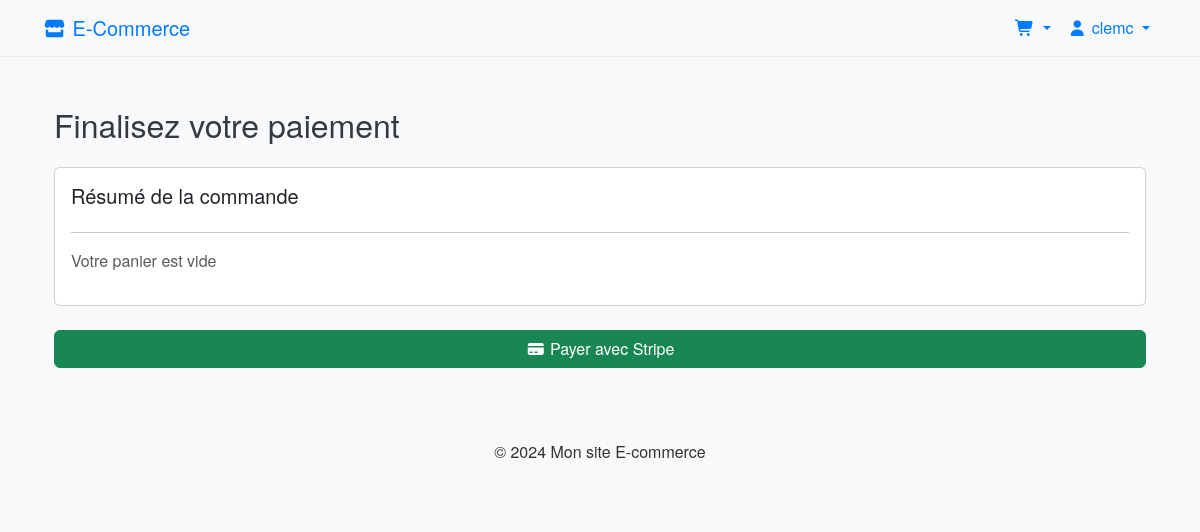
Page /payment/ (signed in) on the earlier database version.
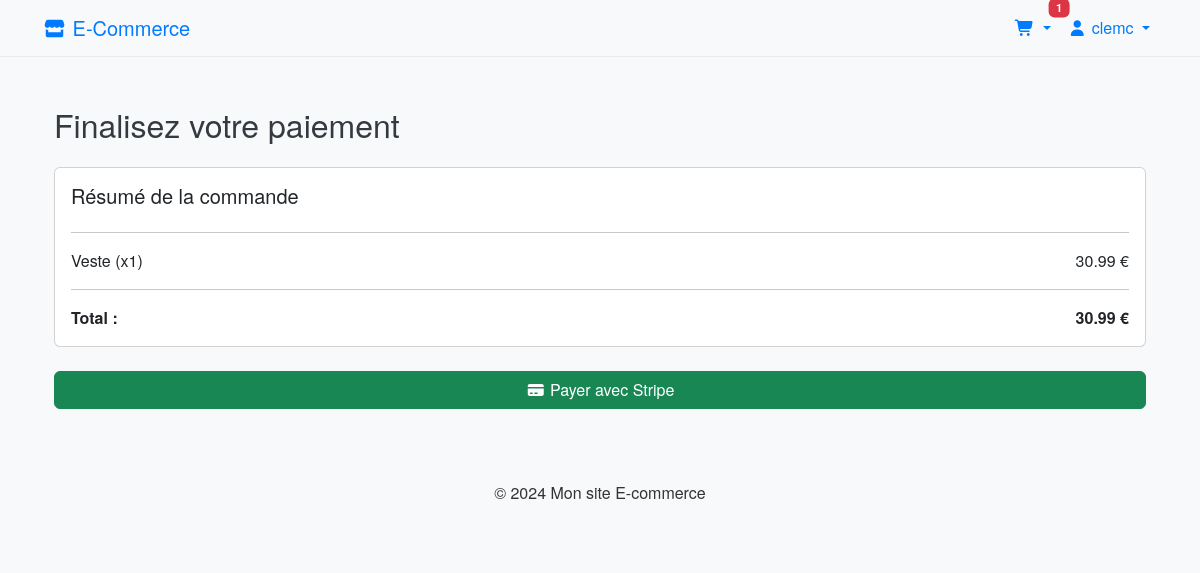
Same page on the later database version.
### shop/models.py (models this page shows, shortened)
class CartItem(models.Model):
    cart = models.ForeignKey(Cart, on_delete=models.CASCADE)
    product = models.ForeignKey(Product, on_delete=models.CASCADE)
    quantity = models.IntegerField(default=1)

class Product(models.Model):
    name = models.CharField(max_length=255)
    slug = models.SlugField(unique=True)
    category = models.ForeignKey('Category', on_delete=models.CASCADE)
    description = models.TextField()
    price = models.DecimalField(max_digits=10, decimal_places=2)
    stock_minimum = models.IntegerField(default=5)  # Seuil minimum de stock
    stock = models.IntegerField()
    available = models.BooleanField(default=True)
    created_at = models.DateTimeField(auto_now_add=True)
    image = models.ImageField(upload_to='products/%Y/%m/%d/', blank=True)

### shop/views.py (the view)
# urls.py: path('payment/', views.payment, name='payment'),  # Ajoute cette ligne pour la vue paiement
@login_required
def payment(request):
    cart = Cart.objects.get(user=request.user)
    cart_items = cart.cartitem_set.all()
    cart_total = sum(item.product.price * item.quantity for item in cart_items)
    return render(request, 'shop/payment.html', {
        'cart_items': cart_items,
        'cart_total': cart_total,
        'STRIPE_PUBLIC_KEY': settings.STRIPE_PUBLIC_KEY
    })

### shop/context_processors.py (called while the page is built)
def cart_data(request):
    if request.user.is_authenticated:
        try:
            cart = Cart.objects.get(user=request.user)
            items = cart.cartitem_set.all()
            total = sum(item.product.price * item.quantity for item in items)
            count = sum(item.quantity for item in items)
        except Cart.DoesNotExist:
            items = []
            total = 0
            count = 0
    else:
        items = []
        total = 0
        count = 0
    return {
        'cart_items_nav': items,
        'cart_total': total,
        'cart_count': count,
    }

### templates/shop/payment.html (shortened to what this page needs)
{% extends 'base.html' %}
{% block content %}
<div class="container mt-5">
    <h2 class="mb-4">Finalisez votre paiement</h2>
    <div class="card p-3 mb-4">
        <h5>Résumé de la commande</h5>
        <hr>
        {% if cart_items %}
            {% for item in cart_items %}
                <div class="d-flex justify-content-between">
                    <span>{{ item.product.name }} (x{{ item.quantity }})</span>
                    <span>{{ item.product.price|floatformat:2 }} €</span>
                </div>
            {% endfor %}
            <hr>
            <div class="d-flex justify-content-between">
                <strong>Total :</strong>
                <strong>{{ cart_total }} €</strong>
            </div>
        {% else %}
            <p class="text-muted">Votre panier est vide</p>
        {% endif %}
    </div>
    <button id="checkout-button" class="btn btn-success w-100">
        <i class="fas fa-credit-card"></i> Payer avec Stripe
    </button>
</div>
{% endblock %}

### templates/base.html (shortened to what this page needs)
{% load static %}
<!DOCTYPE html>
<html lang="fr">
<head>
    <link href="https://cdn.jsdelivr.net/npm/bootstrap@5.3.3/dist/css/bootstrap.min.css" rel="stylesheet">
    <link href="https://cdnjs.cloudflare.com/ajax/libs/font-awesome/7.0.1/css/all.min.css" rel="stylesheet">
    <link rel="stylesheet" href="{% static 'shop/css/style.css' %}">
</head>
<body>
<nav class="navbar navbar-expand-lg navbar-light bg-light">
    <div class="container">
        <a class="navbar-brand" href="{% url 'product_list' %}">
            <i class="fas fa-store"></i> E-Commerce
        </a>
        <div class="collapse navbar-collapse" id="navbarNav">
            <ul class="navbar-nav ms-auto">
                {% if user.is_authenticated %}
                    <li class="nav-item dropdown">
                        <a class="nav-link dropdown-toggle position-relative" href="#" data-bs-toggle="dropdown">
                            <i class="fas fa-shopping-cart"></i>
                            {% if cart_count > 0 %}
                               <span class="badge bg-danger position-absolute top-0 start-100 translate-middle cart-count">
                                    {{ cart_count|default:0 }}
                               </span>
                            {% endif %}
                        </a>
                    </li>
                    <li class="nav-item dropdown">
                        <a class="nav-link dropdown-toggle" href="#" data-bs-toggle="dropdown">
                            <i class="fas fa-user"></i> {{ user.username }}
                        </a>
                    </li>
                {% endif %}
            </ul>
        </div>
    </div>
</nav>
<div class="container mt-5">
    {% block content %}{% endblock %}
</div>
<footer class="bg-light py-4 mt-5">
    <div class="container text-center">
        <p>&copy; 2024 Mon site E-commerce</p>
    </div>
</footer>
</body>
</html>

Differences in the rows shown:
added CartItem: product.name "Veste", quantity "1", product.price "30.99"
Other differences:
{{ cart_count|default:0 }}: (not shown) → "1"
{{ cart_total }}: (not shown) → "30.99"
text no longer shown: "Votre panier est vide"
text now shown: "Total : €"
